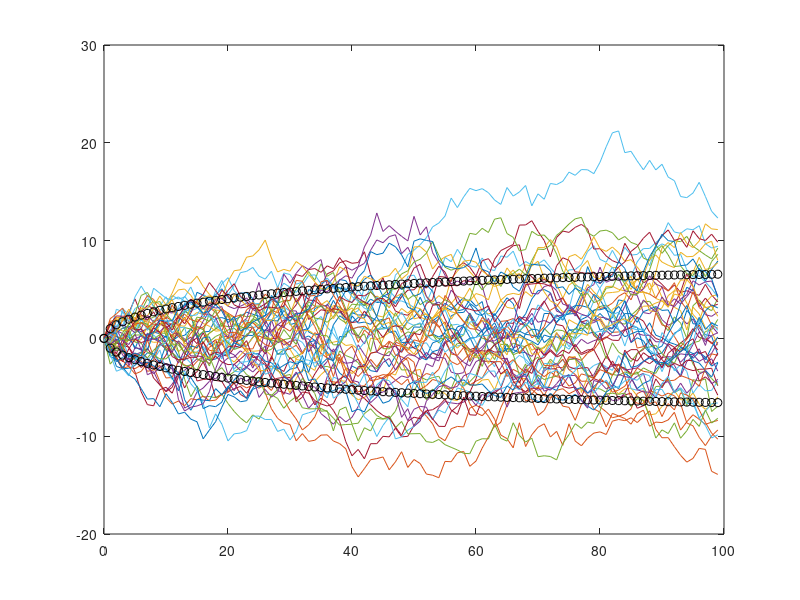

Source code (MATLAB):
%% Signal Processing
% Lab 03

% Exercise 2

close all, clear all,clc;


%% Step 1
N = 100;

MAX_REPS = 50;

Ts = 1;
beta = 0.01;

n = [0:1:N-1];

for rep=1:MAX_REPS
DV = random ('norm', 0, 1/(2*beta)*(1-exp(-2*beta*Ts)), 1, N); 

V = zeros(1,N);
V(1) = 0;
    
    for i=2:N
        V(i) = V(i-1)*exp(-beta*Ts) + DV(i);
    end

    plot (n, V);
    hold on;
end

sigma_V = sqrt(1/(2*beta) * (1-exp(-2*beta*n)));
% figure;
plot (n, sigma_V,'ko');
plot (n, -sigma_V, 'ko');

return
%% Step 2

N = 1000;

MAX_REPS = 10000;

Ts = 1;

n = [0:1:N-1];

T0 = zeros(1, MAX_REPS); % Values of the computed Wiener processes at time t0
T1 = zeros(1, MAX_REPS); % Values of the computed Wiener processes at time t1

t0 = 50;
t1 = 500;

for rep=1:MAX_REPS
DW = random ('norm', 0, Ts, 1, N);

W = zeros(1,N);
% return
W(1) = 0;
    
    for i=2:N
        W(i) = W(i-1) + DW(i);
    end
    
    T0(rep) = W(t0);
    T1(rep) = W(t1);
end

% bins = 50;

bins = min(T0):1:max(T0);

[N1, X1] = hist (T0,bins); % I use the data gathered by the hist funct and I 
                         % use them to plot the estimated pdf 
figure
plot(X1, N1); hold on;
% bins = linspace(min(T1), max(T1), (max(T1)-min(T1)));
bins = min(T1):1:max(T1);
[N2, X2] = hist (T1,bins);
plot(X2, N2);
legend ('T0', 'T1');


%% Step 3
% at time t0
N1s = sum(N1); % I normalize the values in order to integrate to 1
N1n = N1/N1s;

figure; plot(X1, N1n), hold on;

Y_dist = normpdf(X1, 0, sqrt(t0));
% return
% Y_dist = Y_dist/sum(Y_dist); % I normalize again to integrate to 1
plot (X1, Y_dist);

% at time t1;
N2s = sum(N2); 
N2n = N2/N2s;

figure; plot(X2, N2n), hold on;

Y_dist = normpdf(X2, 0, sqrt(t1));
% return
% Y_dist = Y_dist/sum(Y_dist); 
plot (X2, Y_dist);
